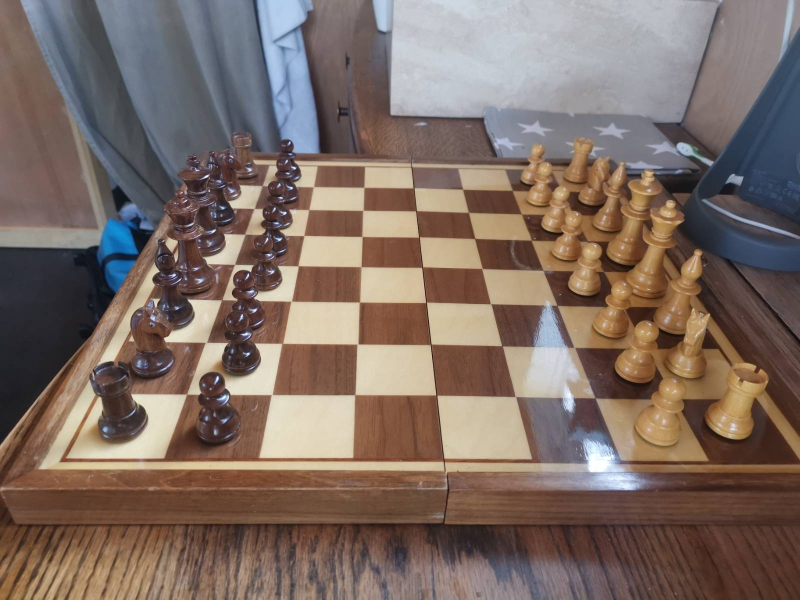
#> input picture chessboard_photos/chessboard1.jpeg, 1600 x 1200 px, given in place of video, which was not available (shown at 1/2 size)
$ python Camera.py
#> lines starting #> are read from the running program, lines starting #| are printed output that depends on the picture; pictures that were not available may be replaced by others from this repository, and a replacement may not be noted
import cv2 as cv
import numpy as np
import time
import scipy as sp
from linefinder import *
from movetracker import *

cap = cv.VideoCapture('http://192.168.0.34:8080/video')
while(True):
    ret, frame = cap.read()
#> frame is the input picture: shape (1200, 1600, 3); mean B, G, R 100, 108.5, 125.4
    h = frame.shape[0]
#> h = 1200
    frame = frame[int(h * 0.3):h, :]
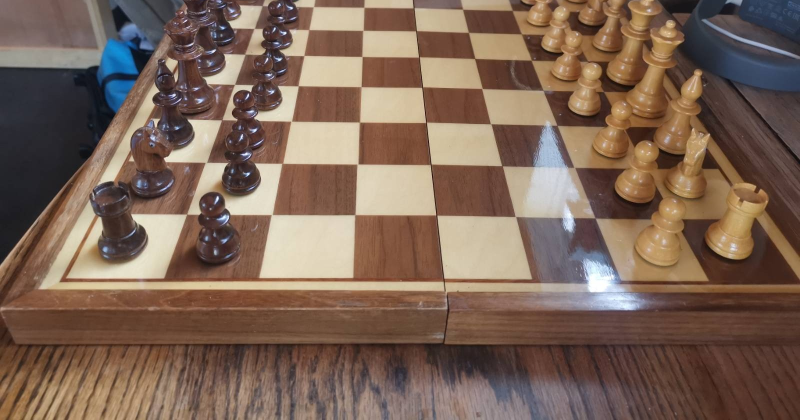
#> frame: shape (840, 1600, 3) (shown at 1/2 size); mean B, G, R 86.4, 101.1, 124.7
    frame = cv.resize(frame, (1600,800), interpolation=cv.INTER_AREA)
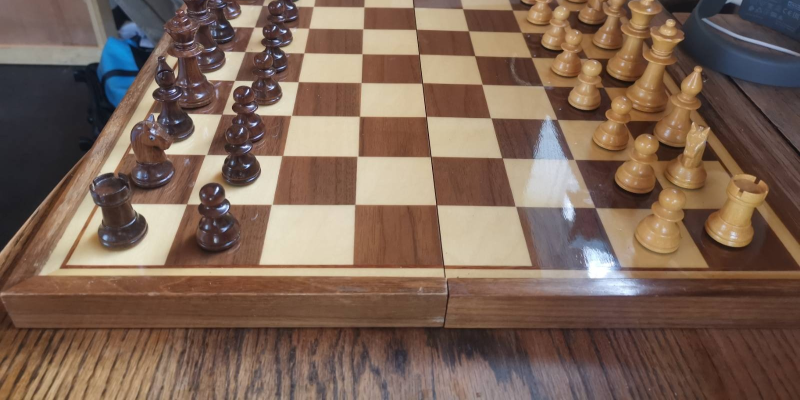
#> frame: shape (800, 1600, 3) (shown at 1/2 size); mean B, G, R 86.4, 101.1, 124.7
    #lines_h, lines_v, frame = find_lines(frame)
    cv.waitKey(1)
    cv.imshow('frame',frame)
    if cv.waitKey(1) & 0xFF == ord('q'):
#> (key q is pressed here)
        break

cap.release()
cv.destroyAllWindows()

$ run again, on chessboard_photos/chessboard6.jpeg
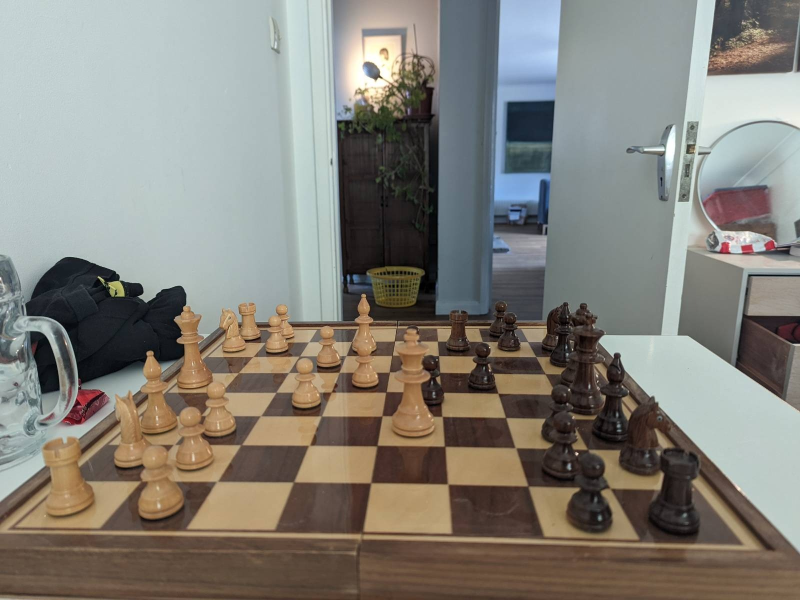
#> input picture chessboard_photos/chessboard6.jpeg, 1600 x 1200 px, given in place of video, which was not available (shown at 1/2 size)
#> frame is the input picture: shape (1200, 1600, 3); mean B, G, R 121.8, 129.3, 132
#> `frame = frame[int(h * 0.3):h, :]`:
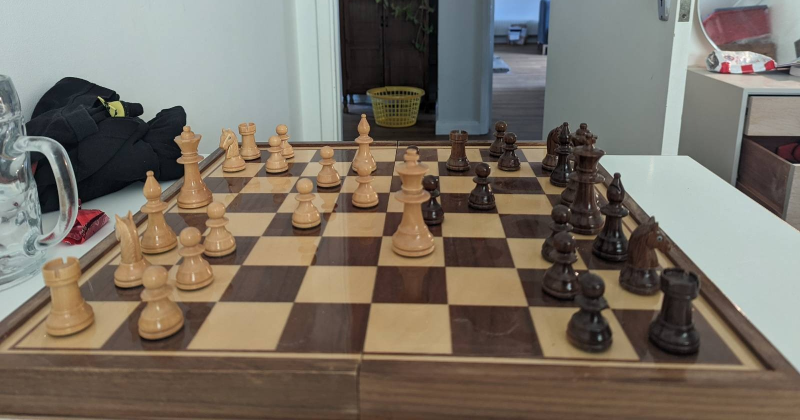
#> frame: shape (840, 1600, 3) (shown at 1/2 size); mean B, G, R 101.4, 112.7, 121.1
#> `frame = cv.resize(frame, (1600,800), interpolation=cv.INTER_AREA)`:
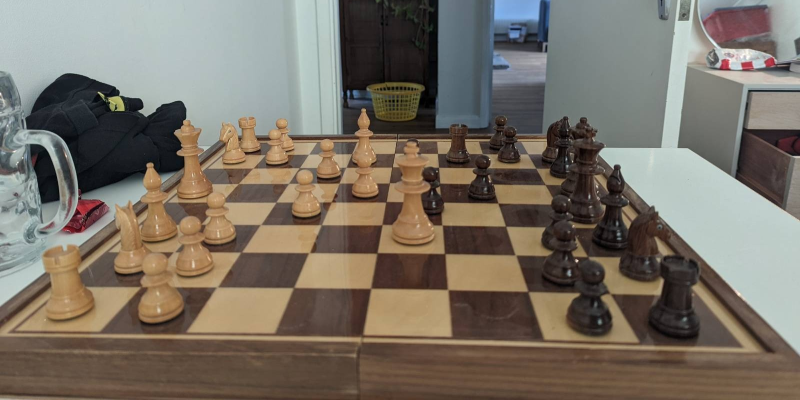
#> frame: shape (800, 1600, 3) (shown at 1/2 size); mean B, G, R 101.4, 112.7, 121.1

$ run again, on chessboard_photos/chessboard3.jpg
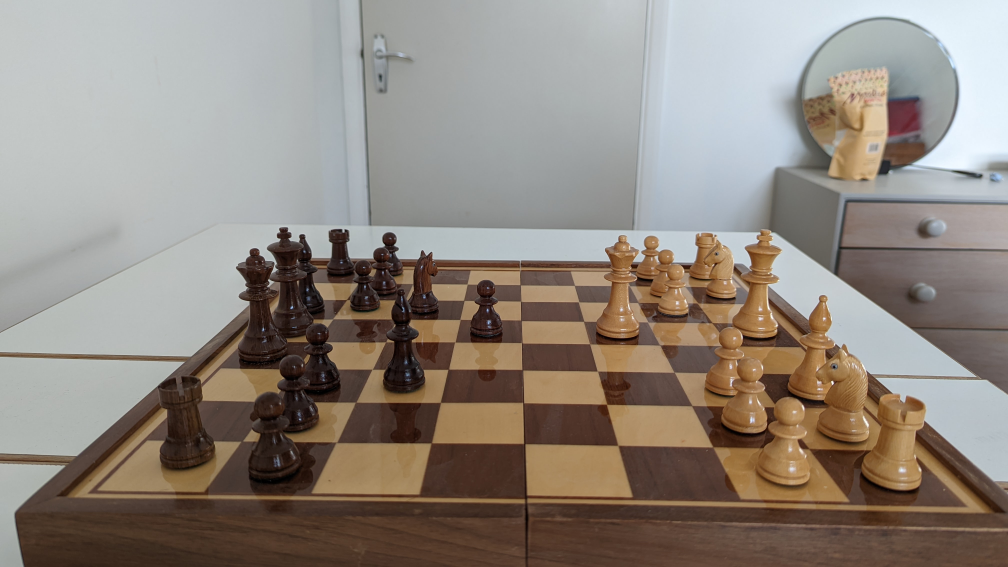
#> input picture chessboard_photos/chessboard3.jpg, 4032 x 2268 px, given in place of video, which was not available (shown at 1/4 size)
#> frame is the input picture: shape (2268, 4032, 3); mean B, G, R 126.6, 135.3, 144.4
#> `frame = frame[int(h * 0.3):h, :]`:
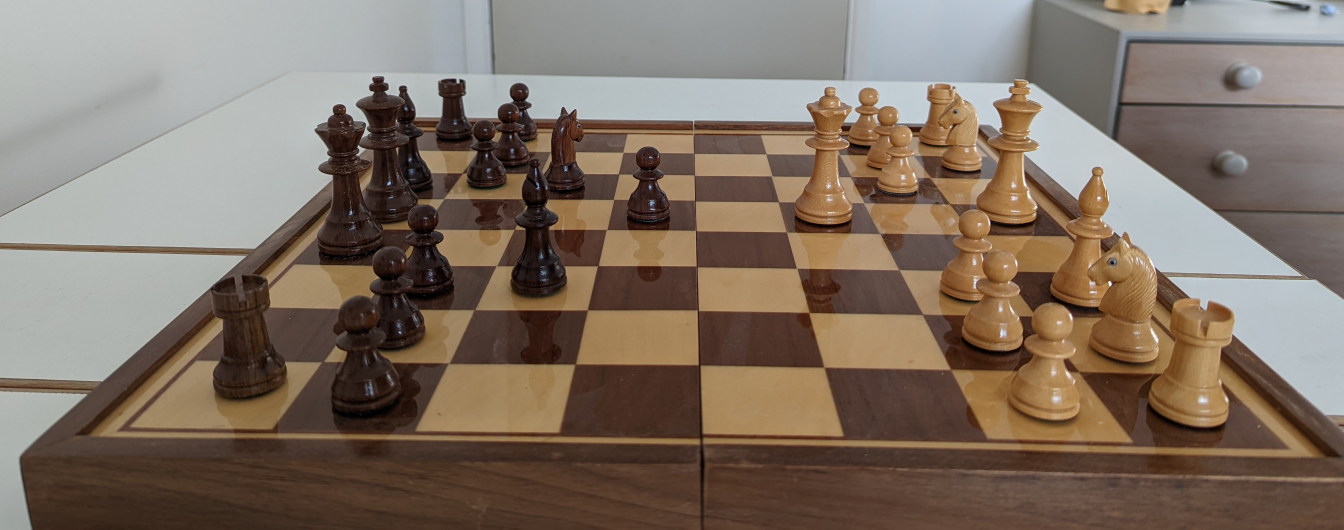
#> frame: shape (1588, 4032, 3) (shown at 1/3 size); mean B, G, R 100.4, 113.4, 128.4
#> `frame = cv.resize(frame, (1600,800), interpolation=cv.INTER_AREA)`:
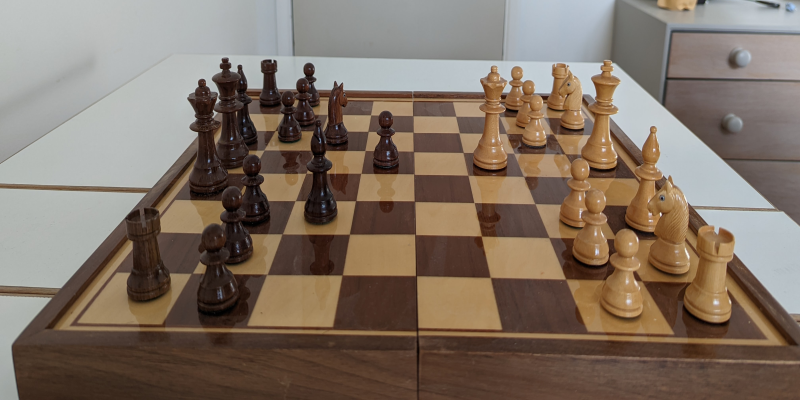
#> frame: shape (800, 1600, 3) (shown at 1/2 size); mean B, G, R 100.4, 113.4, 128.4
